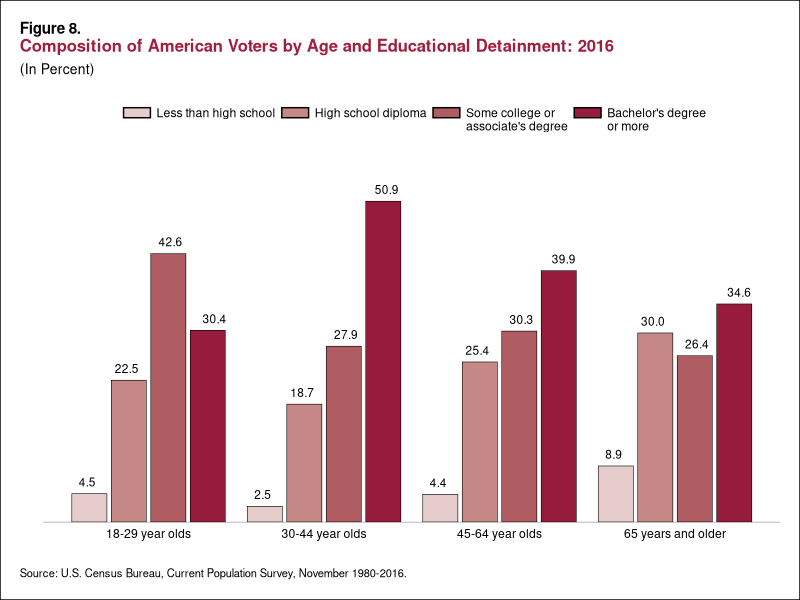

Write the R code that produced this figure.
# DESCRIPTION: Composition of American Voters by Age and Educational Attainment: 2016


#The following data visualizations are from the U.S. Census Bureau and 
# involved data concerning the characteristics of voters in the presidential election of 2016

#Original Source: https://www.census.gov/content/dam/Census/library/publications/2018/demo/P20-582.pdf

# SLOW REVEAL ORDER: No slow reveal, just completely recreated. 

# AUTHORS:
#   Lauryn Davis (Last edit: 3/27/23)
# Ian Curtis (code to save plots)

library(tidyverse)
library(ggtext)
library(grid)
library(rlang)



age_groups= c("18-29 year olds", "30-44 year olds", "45-64 year olds", "65 years and older")
types= c("Less than high school", "High school diploma", "\nSome college or\nassociate's degree", "\nBachelor's degree\nor more")

pop_colors <- c("#e6cdcb", "#c58887", "#af5d62", "#971c3c")
draw_square <- function(data, params, size) {
  if (is.null(data$size)) {
    data$size <- 0.5
  }
  lwd <- min(data$size, min(size) /4)
  grid::rectGrob(
    width  = unit(1.2, "snpc") - unit(lwd, "mm"),
    height = unit(.5, "snpc") - unit(lwd, "mm"),
    gp = gpar(
      col = data$colour %||% NA,
      fill = alpha(data$fill %||% "grey20", data$alpha),
      lty = data$linetype %||% 1,
      lwd = lwd * .pt,
      linejoin = params$linejoin %||% "mitre",
      lineend = if (identical(params$linejoin, "round")) "round" else "square"
    )
  )
}


vote_data<- tibble(
  vote_type = rep(types, 4),
  pop_groups= rep(age_groups, c(4,4,4,4)),
  amount= c(4.5, 22.5, 42.6, 30.4, 2.5, 18.7, 27.9, 50.9, 4.4, 25.4, 30.3, 39.9, 8.9,30.0,26.4, 34.6),
  amount1= c("   4.5", "22.5", "42.6", "30.4", "   2.5", "18.7", "27.9", "50.9  ", "   4.4", "25.4", "30.3", "39.9 ", "   8.9","30.0","26.4", "34.6 "),
  fill= rep(pop_colors, 4)
)
vote_labels <- tibble(
  vote_type= factor(types, levels= types),
)
vote_data<- vote_data%>%
  mutate(vote_type = factor(vote_type, levels= types),
         pop_groups= factor(pop_groups, levels= age_groups),
         fill= factor(fill, levels= pop_colors))
area<- (ggplot(vote_data, aes(x = pop_groups, 
                              y = amount, 
                              fill = fill, 
                              label = amount1)) +
          geom_col(color = "black", linewidth= .2, width= .8, position= position_dodge(width= .9), key_glyph= draw_square)+
          geom_text(size = 3, 
                    position = position_dodge(width=1), aes(y= amount), vjust =-.8, color= "black") 
        +
          labs(title =  "<span style = 'font-size:11pt; color:#000000'><b>Figure 8.</span><br><span style = 'font-size:12pt; color:#a21e3c'><b>Composition of American Voters by Age and Educational Detainment: 2016</span>",
               subtitle = "(In Percent)",
               y = "",
               x = "",
               caption = "Source: U.S. Census Bureau, Current Population Survey, November 1980-2016.") + scale_fill_manual(labels= types, values= pop_colors, name = ""))

figure8<- (area + theme_classic()+
             theme(
               # Needed for using HTML syntax in plot title
               # plot.title = element_markdown(), 
               # Cleaned up some redundancies and combined your theme changes into one layer
               panel.grid = element_blank(),
               plot.background = element_rect(fill = "white", color = "black"),
               panel.grid.major = element_blank(),
               panel.grid.minor = element_blank(),
               plot.title = element_markdown(),
               plot.title.position = "plot",
               plot.caption.position = "plot",
               plot.subtitle = element_text(size = 10, color = "black"), 
               plot.caption = element_text(size = 8, color = "black", hjust = 0),
               axis.ticks = element_blank(),
               axis.line.y = element_blank(),
               axis.text.y= element_blank(),
               legend.position= "top",
               axis.line.x = element_line(linewidth=.1),
               axis.text.x= element_text(color= "black"),
               plot.margin = unit(c(.5,.5,.5,.5), "cm"))
           
           + scale_x_discrete(expand=c(.2,0))
           + scale_y_continuous(expand = expansion(mult = c(0, 0.145))))

ggsave(here::here("voting", "08_full_unmasked.png"))